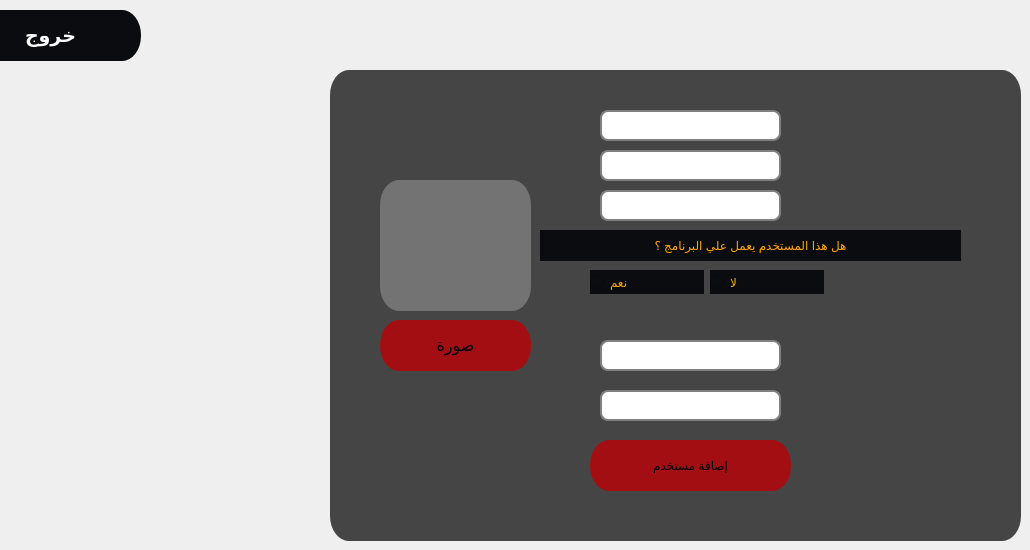
    <widget class="QWidget" name="tab">
     <attribute name="title">
      <string>Tab 1</string>
     </attribute>
     <widget class="QFrame" name="frame_menu_19">
      <property name="enabled">
       <bool>true</bool>
      </property>
      <property name="geometry">
       <rect>
        <x>330</x>
        <y>70</y>
        <width>691</width>
        <height>471</height>
       </rect>
      </property>
      <property name="whatsThis">
       <string>&lt;html&gt;&lt;head/&gt;&lt;body&gt;&lt;p&gt;&lt;img src=&quot;:/pt/pos.png&quot;/&gt;&lt;/p&gt;&lt;/body&gt;&lt;/html&gt;</string>
      </property>
      <property name="styleSheet">
       <string notr="true">
QFrame{
	border-radius: 19px solid;
	background-color: qlineargradient(spread:pad, x1:1, y1:1, x2:1, y2:1, stop:1 rgba(0, 0, 0, 181));
}
QFrame:hover{
	border-left:3px solid rgb(255, 242, 0);
	border-bottom:3px solid rgb(255, 242, 0);
    border-top:3px solid rgb(255, 190, 0);
	border-right:3px solid rgb(255, 190, 0);
	

}</string>
      </property>
      <property name="frameShape">
       <enum>QFrame::StyledPanel</enum>
      </property>
      <property name="frameShadow">
       <enum>QFrame::Raised</enum>
      </property>
      <widget class="QLabel" name="businessLogo">
       <property name="geometry">
        <rect>
         <x>50</x>
         <y>110</y>
         <width>151</width>
         <height>131</height>
        </rect>
       </property>
       <property name="styleSheet">
        <string notr="true">background-color: rgb(115, 115, 115);</string>
       </property>
       <property name="text">
        <string/>
       </property>
       <property name="textFormat">
        <enum>Qt::AutoText</enum>
       </property>
       <property name="scaledContents">
        <bool>true</bool>
       </property>
       <property name="alignment">
        <set>Qt::AlignCenter</set>
       </property>
       <property name="wordWrap">
        <bool>false</bool>
       </property>
       <property name="margin">
        <number>0</number>
       </property>
       <property name="indent">
        <number>-1</number>
       </property>
       <property name="openExternalLinks">
        <bool>false</bool>
       </property>
      </widget>
      <widget class="QPushButton" name="browseBtn">
       <property name="geometry">
        <rect>
         <x>50</x>
         <y>250</y>
         <width>151</width>
         <height>51</height>
        </rect>
       </property>
       <property name="font">
        <font>
         <pointsize>12</pointsize>
        </font>
       </property>
       <property name="styleSheet">
        <string notr="true">QPushButton{
	border-radius: 19px solid;
	border-bottom:0px solid rgb(171, 16, 20);
    border-top:0px solid rgb(171, 16, 20);
	
	background-color: rgb(163, 14, 18);


  

}

QPushButton:hover{
	border: 7px solid qlineargradient(spread:pad, x1:1, y1:1, x2:1, y2:1, stop:1 rgba(0, 0, 0, 0));
	border-radius: 19px solid;
	border-bottom:0px solid rgb(171, 16, 20);
    border-top:0px solid rgb(171, 16, 20);
	



   background-color:rgb(237, 28, 47);

	


}
QPushButton:pressed{
	color:rgb(255, 205, 0);

   background-color:rgb(189, 22, 37);
}</string>
       </property>
       <property name="text">
        <string>صورة</string>
       </property>
       <property name="icon">
        <iconset resource="../../Desktop/pt.qrc">
         <normaloff>:/pt/add-image.png</normaloff>:/pt/add-image.png</iconset>
       </property>
       <property name="iconSize">
        <size>
         <width>33</width>
         <height>33</height>
        </size>
       </property>
      </widget>
      <widget class="QLineEdit" name="lineEdit">
       <property name="geometry">
        <rect>
         <x>270</x>
         <y>80</y>
         <width>181</width>
         <height>31</height>
        </rect>
       </property>
       <property name="styleSheet">
        <string notr="true">QLineEdit {
padding: 1px;
border-style: solid;
border: 2px solid gray;
border-radius: 8px;
color: rgb(255, 255, 255);

}</string>
       </property>
       <property name="alignment">
        <set>Qt::AlignCenter</set>
       </property>
       <property name="placeholderText">
        <string>الوظيفة</string>
       </property>
      </widget>
      <widget class="QLineEdit" name="lineEdit_2">
       <property name="geometry">
        <rect>
         <x>270</x>
         <y>120</y>
         <width>181</width>
         <height>31</height>
        </rect>
       </property>
       <property name="styleSheet">
        <string notr="true">QLineEdit {
padding: 1px;
border-style: solid;
border: 2px solid gray;
border-radius: 8px;
color: rgb(255, 255, 255);

}</string>
       </property>
       <property name="alignment">
        <set>Qt::AlignCenter</set>
       </property>
       <property name="placeholderText">
        <string>الراتب</string>
       </property>
      </widget>
      <widget class="QLineEdit" name="lineEdit_3">
       <property name="geometry">
        <rect>
         <x>270</x>
         <y>270</y>
         <width>181</width>
         <height>31</height>
        </rect>
       </property>
       <property name="styleSheet">
        <string notr="true">QLineEdit {
padding: 1px;
border-style: solid;
border: 2px solid gray;
border-radius: 8px;
color: rgb(255, 255, 255);

}</string>
       </property>
       <property name="alignment">
        <set>Qt::AlignCenter</set>
       </property>
       <property name="placeholderText">
        <string>اسم المستخدم</string>
       </property>
      </widget>
      <widget class="QLineEdit" name="lineEdit_4">
       <property name="geometry">
        <rect>
         <x>270</x>
         <y>320</y>
         <width>181</width>
         <height>31</height>
        </rect>
       </property>
       <property name="styleSheet">
        <string notr="true">QLineEdit {
padding: 1px;
border-style: solid;
border: 2px solid gray;
border-radius: 8px;
color: rgb(255, 255, 255);

}</string>
       </property>
       <property name="alignment">
        <set>Qt::AlignCenter</set>
       </property>
       <property name="placeholderText">
        <string>كلمة السر</string>
       </property>
      </widget>
      <widget class="QLineEdit" name="lineEdit_5">
       <property name="geometry">
        <rect>
         <x>270</x>
         <y>40</y>
         <width>181</width>
         <height>31</height>
        </rect>
       </property>
       <property name="styleSheet">
        <string notr="true">QLineEdit {
padding: 1px;
border-style: solid;
border: 2px solid gray;
border-radius: 8px;
color: rgb(255, 255, 255);

}</string>
       </property>
       <property name="alignment">
        <set>Qt::AlignCenter</set>
       </property>
       <property name="placeholderText">
        <string>الإسم</string>
       </property>
      </widget>
      <widget class="QRadioButton" name="radioButton">
       <property name="geometry">
        <rect>
         <x>260</x>
         <y>200</y>
         <width>114</width>
         <height>24</height>
        </rect>
       </property>
       <property name="styleSheet">
        <string notr="true">background-color: rgb(11, 12, 15);
color: rgb(255, 165, 0);</string>
       </property>
       <property name="text">
        <string>نعم</string>
       </property>
      </widget>
      <widget class="QRadioButton" name="radioButton_2">
       <property name="geometry">
        <rect>
         <x>380</x>
         <y>200</y>
         <width>114</width>
         <height>24</height>
        </rect>
       </property>
       <property name="styleSheet">
        <string notr="true">background-color: rgb(11, 12, 15);
color: rgb(255, 165, 0);</string>
       </property>
       <property name="text">
        <string>لا</string>
       </property>
      </widget>
      <widget class="QLabel" name="label">
       <property name="geometry">
        <rect>
         <x>210</x>
         <y>160</y>
         <width>421</width>
         <height>31</height>
        </rect>
       </property>
       <property name="styleSheet">
        <string notr="true">background-color: rgb(11, 12, 15);
color: rgb(255, 165, 0);
border: none;</string>
       </property>
       <property name="text">
        <string>هل هذا المستخدم يعمل علي البرنامج ؟</string>
       </property>
       <property name="alignment">
        <set>Qt::AlignCenter</set>
       </property>
      </widget>
      <widget class="QPushButton" name="saveBtn">
       <property name="geometry">
        <rect>
         <x>260</x>
         <y>370</y>
         <width>201</width>
         <height>51</height>
        </rect>
       </property>
       <property name="styleSheet">
        <string notr="true">QPushButton{
	border-radius: 19px solid;
	border-bottom:0px solid rgb(171, 16, 20);
    border-top:0px solid rgb(171, 16, 20);
	
	background-color: rgb(163, 14, 18);


  

}

QPushButton:hover{
	border: 7px solid qlineargradient(spread:pad, x1:1, y1:1, x2:1, y2:1, stop:1 rgba(0, 0, 0, 0));
	border-radius: 19px solid;
	border-bottom:0px solid rgb(171, 16, 20);
    border-top:0px solid rgb(171, 16, 20);
	



   background-color:rgb(237, 28, 47);

	


}
QPushButton:pressed{
	color:rgb(255, 205, 0);

   background-color:rgb(189, 22, 37);
}</string>
       </property>
       <property name="text">
        <string>إضافة مستخدم</string>
       </property>
       <property name="icon">
        <iconset resource="../../Desktop/pt.qrc">
         <normaloff>:/pt/add-user.png</normaloff>:/pt/add-user.png</iconset>
       </property>
       <property name="iconSize">
        <size>
         <width>33</width>
         <height>33</height>
        </size>
       </property>
      </widget>
     </widget>
     <widget class="QPushButton" name="btn_exit_to_app_2">
      <property name="enabled">
       <bool>true</bool>
      </property>
      <property name="geometry">
       <rect>
        <x>-40</x>
        <y>10</y>
        <width>181</width>
        <height>51</height>
       </rect>
      </property>
      <property name="font">
       <font>
        <family>Hack</family>
        <pointsize>14</pointsize>
        <weight>75</weight>
        <bold>true</bold>
       </font>
      </property>
      <property name="cursor">
       <cursorShape>PointingHandCursor</cursorShape>
      </property>
      <property name="contextMenuPolicy">
       <enum>Qt::DefaultContextMenu</enum>
      </property>
      <property name="layoutDirection">
       <enum>Qt::LeftToRight</enum>
      </property>
      <property name="styleSheet">
       <string notr="true">QPushButton{
	border-radius: 19px solid;
	border-bottom:0px solid rgb(171, 16, 20);
    border-top:0px solid rgb(171, 16, 20);
	color: rgb(255, 255, 255);

	background-color: rgb(11, 12, 15);

  

}

QPushButton:hover{
	border: 70px solid qlineargradient(spread:pad, x1:1, y1:1, x2:1, y2:1, stop:1 rgba(0, 0, 0, 0));
   border-radius: 20px solid;
	border-right:18px;
	border-bottom:1px solid  rgb(237, 28, 45);
    border-top:1px solid rgb(237, 28, 46) ;
   background-color:rgb(237, 28, 47);

	


}
QPushButton:pressed{
	color:rgb(255, 205, 0);
   border-radius: 20px solid;
	border-right:18px;
	border-bottom:1px solid  rgb(237, 28, 45);
    border-top:1px solid rgb(237, 28, 46) ;
   background-color:rgb(189, 22, 37);
}</string>
      </property>
      <property name="text">
       <string>خروج</string>
      </property>
      <property name="icon">
       <iconset resource="../../Desktop/pt.qrc">
        <normaloff>:/pt/logout.png</normaloff>:/pt/logout.png</iconset>
      </property>
      <property name="iconSize">
       <size>
        <width>40</width>
        <height>50</height>
       </size>
      </property>
     </widget>
    </widget>
